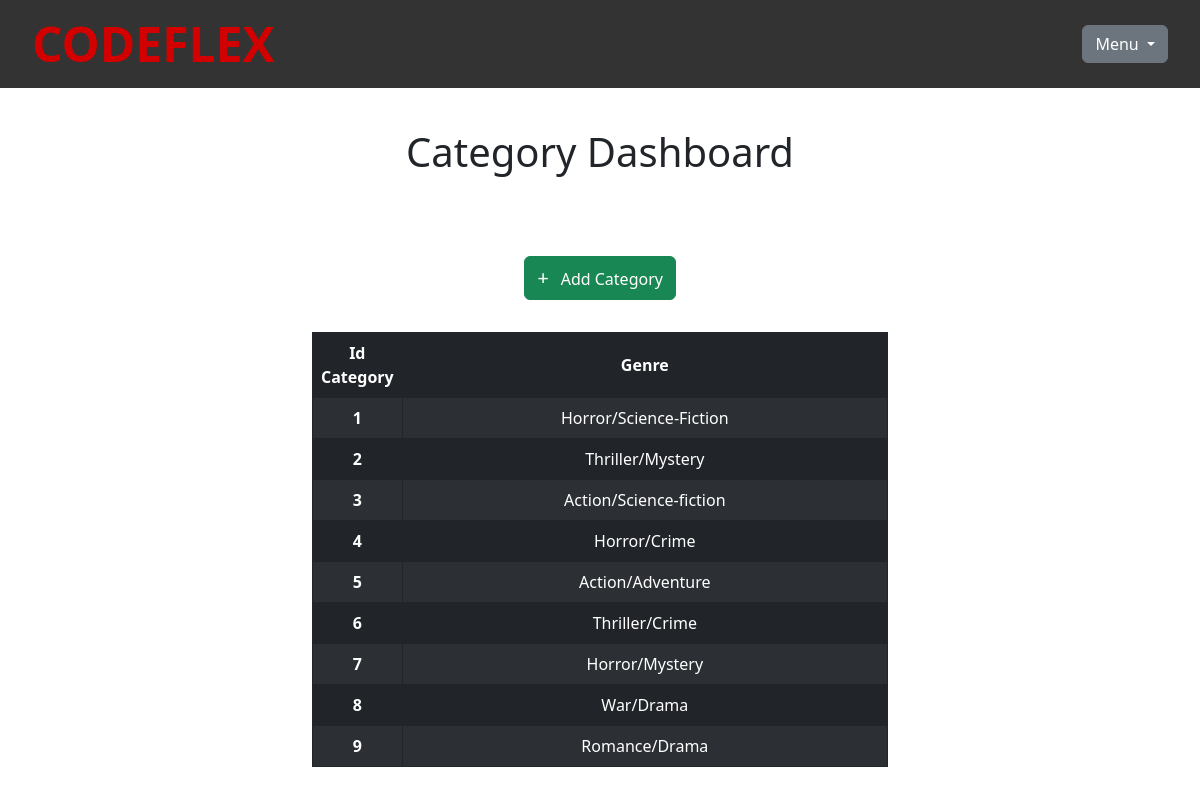
/layout/list-category.php (signed in), run on the app's committed database.
### tables this page shows
CREATE TABLE `category` (
  `id` int NOT NULL,
  `genre` varchar(255) NOT NULL
);

### functions.php (called while the page is built, shortened)
<?php
$conn = mysqli_connect('localhost', 'root', '', 'pw2024_tubes_233040065');
function query($query)
{
    global $conn;
    $result = mysqli_query($conn, $query);
    $rows = [];
    while ($row = mysqli_fetch_assoc($result)) {
        $rows[] = $row;
    }
    return $rows;
}
?>

### layout/list-category.php (the view, shortened to what this page needs)
<?php
require '../functions.php';
$category = query("SELECT * FROM category");
?>
<!doctype html>
<html lang="en">
<head>
    <link href="https://cdn.jsdelivr.net/npm/bootstrap@5.3.3/dist/css/bootstrap.min.css" rel="stylesheet"
>
    <link rel="stylesheet" href="../assets/css/style.css">
</head>
<body>
    <div class="navbar">
        <div class="navbar-logo">CODEFLEX</div>
        <div class="btn-group qwerty">
            <button type="button" class="btn btn-secondary dropdown-toggle" data-bs-toggle="dropdown"
                aria-expanded="false">
                Menu
            </button>
        </div>
    </div>
    <div class="container title">
        <h1>Category Dashboard</h1>
    </div>
    <div class="container content">
        <div class="budon qwerty">
            <a href="../interact/add-cathegory.php">
                <button type="button" class="btn btn-success">
                    <i class="bi bi-plus-lg" style="font-size: 20px;">+</i>
                    <span style="padding-left: 0.5rem;">Add Category</span>
                </button>
            </a>
        </div>
        <div class="tables">
            <table class="table table-dark table-bordered border-dark table-striped">
                <thead>
                    <tr>
                        <th scope=" col" class="id-column">Id Category</th>
                        <th scope="col" class="genre-column">Genre</th>
                    </tr>
                </thead>
                <tbody>
                    <?php $i = 1;
                    foreach ($category as $cat): ?>
                        <tr>
                            <th scope="row" class="id-column"><?= $i++; ?></td>
                            <td><?= $cat["genre"]; ?></td>
                        </tr>
                    <?php endforeach; ?>
                </tbody>
            </table>
        </div>
    </div>
</body>

### assets/css/style.css (style rules this page uses)
* { margin: 0; padding: 0; box-sizing: border-box; }
.navbar { background-color: #333; padding: 0.5rem 2rem; display: flex; justify-content: space-between; align-items: center; }
.navbar-logo { color: #d30000; font-size: 3rem; font-weight: bold; }

### layout/list-category.php (style rules this page uses)
.title { padding: 2.5rem 0; text-align: center; }
.content { width: 50%; margin: 0 auto; text-align: center; }
.content table { margin: 0 auto; }
.table { width: 100%; }
.budon { padding-top: 2rem; padding-bottom: 2rem; }
.id-column { width: 10%; }
.genre-column { width: 90%; }
.table thead tr .id-column, .table thead tr .genre-column, .table tbody tr .id-column { text-align: center; vertical-align: middle; }

### data on the page
category: genre "Horror/Science-Fiction"
category: genre "Thriller/Mystery"
category: genre "Action/Science-fiction"
category: genre "Horror/Crime"
category: genre "Action/Adventure"
category: genre "Thriller/Crime"
category: genre "Horror/Mystery"
category: genre "War/Drama"
category: genre "Romance/Drama"
